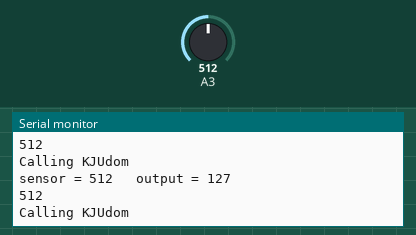
Recording of a sketch running on a simulated Arduino Uno, built with avr-gcc and run on an emulated ATmega328P. On the bench: the last lines printed to the serial monitor. The test bench sets the inputs (shaded band); at power-on: A3 = 512.

Above: at 1.2 s.
1.3 s: A3 set to 483
At 1.38 s:
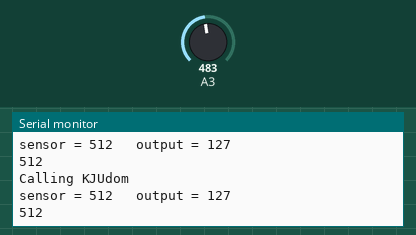
3.4 s: A3 set to 181
At 3.44 s:
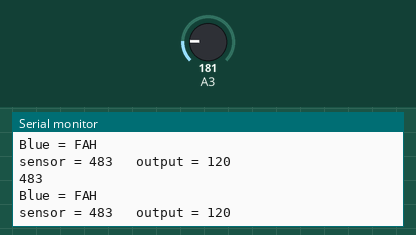
4.9 s: A3 set to 169
At 5.42 s:
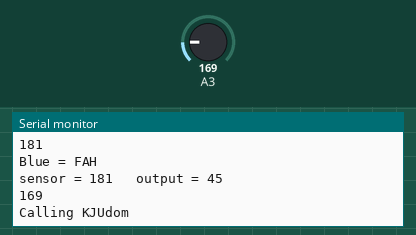
Timing chart, 0 to 7.9 s (numbered marks = the images above; inputs shaded):
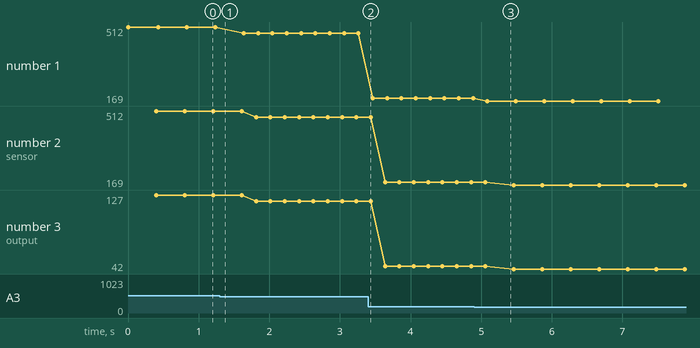

Measured:
- the behaviour switches between 501 and 500 on A3 (found by bisection; images 0 and 1)
- the behaviour switches between 170 and 169 on A3 (found by bisection; images 2 and 3)
- after the input at 4.9 s, the serial monitor: prints a new line after 0.19 s (image 3)
- plotted number 1: 512 → 483 after the input at 1.3 s, 483 → 181 after the input at 3.4 s, 181 → 169 after the input at 4.9 s
- plotted number 2: 512 → 483 after the input at 1.3 s, 483 → 181 after the input at 3.4 s, 181 → 169 after the input at 4.9 s
- plotted number 3: 127 → 120 after the input at 1.3 s, 120 → 45 after the input at 3.4 s, 45 → 42 after the input at 4.9 s

The sketch:

DetectColor.ino
```cpp
const int analogInPin = 3;  // Analog input pin that the potentiometer is attached to
//const int analogOutPin = 8; // Analog output pin that the LED is attached to

int sensorValue = 0;        // value read from the pot
int outputValue = 0;        // value output to the PWM (analog out)

void setup() {
  // initialize serial communications at 9600 bps:
  Serial.begin(9600);
}

void loop() {
  // read the analog in value:
 int sensorValue = analogRead(3);
  // map it to the range of the analog out:
  outputValue = map(sensorValue, 0, 1023, 0, 255);
  // change the analog out value:
  //analogWrite(analogOutPin, outputValue);
  if(sensorValue>=170 && sensorValue<=500){
    Serial.println(sensorValue);
    delay(100);
    Serial.println("Blue = FAH");
    delay(100);
  }
  else if (sensorValue>=140 && sensorValue<=160){
    Serial.println(sensorValue);
    delay(100);
    Serial.println("Green = TEN");
    delay(100);
  }
else if(sensorValue>=90 && sensorValue<=100){
    Serial.println(sensorValue);
    delay(100);
    Serial.println("Yellow = Fon");
    delay(100);
}
else{ (sensorValue);
    Serial.println(sensorValue);
    delay(200);
    Serial.println("Calling KJUdom");
    delay(200);

}
  // print the results to the Serial Monitor:
  Serial.print("sensor = ");
  Serial.print(sensorValue);
  Serial.print("\t output = ");
  Serial.println(outputValue);

  // wait 2 milliseconds before the next loop for the analog-to-digital
  // converter to settle after the last reading:
  delay(2);
}
```
